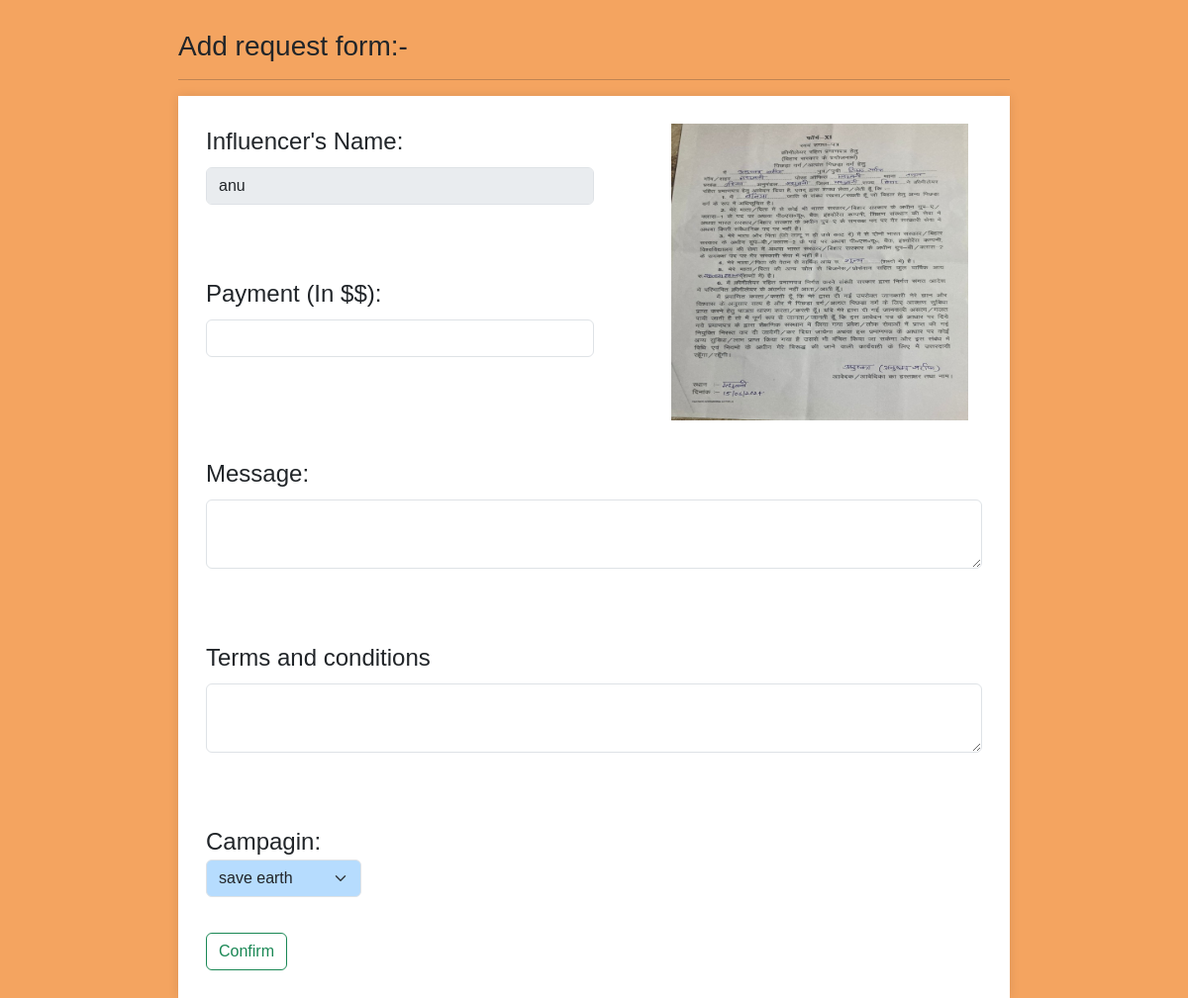
/sponser/adreq_sent/5, run on an earlier commit of the app's database.
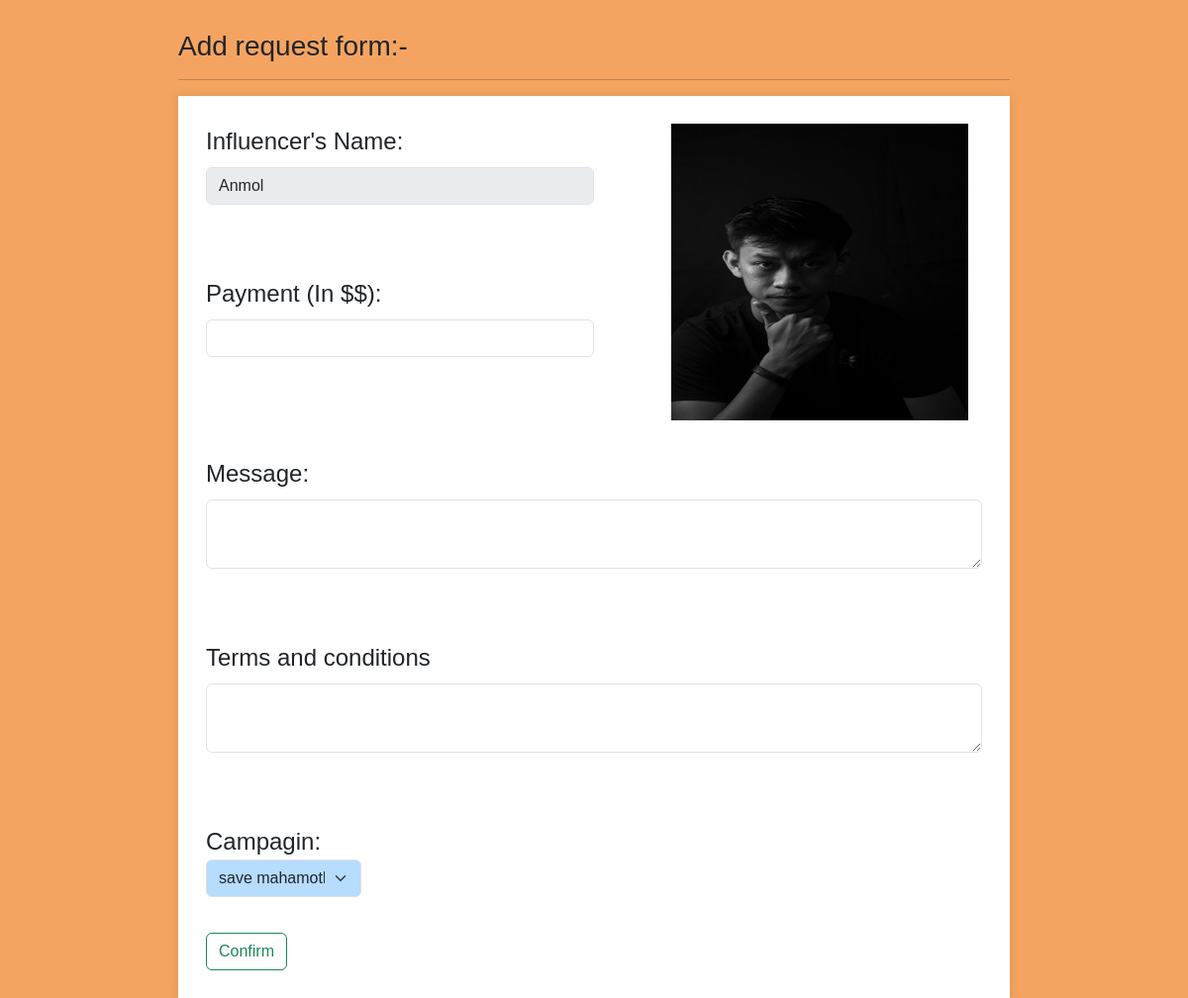
And on a later commit of the database.
### app.py (models this page shows)
class influencer(db.Model):
    __tablename__='influcener'
    influencer_id=db.Column(db.Integer,primary_key=True,autoincrement=True)
    name=db.Column(db.String,db.ForeignKey(user.username))
    Category=db.Column(db.String)
    Niche=db.Column(db.String)
    reach=db.Column(db.Integer)
    user_id=db.Column(db.Integer,db.ForeignKey(user.user_id))
    photo_path = db.Column(db.String)

### app.py (the view)
@app.route("/sponser/adreq_sent/<int:userid>",methods=["GET"])
def sent(userid):
    l=[]
    user_Data=db.session.query(influencer).filter(influencer.user_id==userid).first()
    campdata=db.session.query(campaigns).all()
    print(user_Data.name)
    for data in campdata:
        if data.Visibility=="visible":
            l.append(data)
    print(l)
    return render_template("add_req.html",l=l,user_Data=user_Data)

### templates/add_req.html (shortened to what this page needs)
<!DOCTYPE html>
<html lang="en">
<head>
    <link href="https://cdn.jsdelivr.net/npm/bootstrap@5.3.3/dist/css/bootstrap.min.css" rel="stylesheet">
    <link rel="stylesheet" href="\static\style.css">
</head>
<h3>Add request form:-</h3><hr>
<body class="det2">
    <form class="col g-3" method="POST" action="/sponser/adreq_sent/{{user_Data.influencer_id}}" >
        <div class="anmol1">
            <div class="col-md-6" id="name2222">
                <label for="inputCity" class="form-label">Influencer's Name: </label>
                <input type="text" disabled class="form-control" id="name" value="{{ user_Data.name }}" >
                <br>
                <br>
                <label for="inputCity" class="form-label">Payment (In $$):</label>
                <input type="number" class="form-control" id="name" value="" name="Payment">
            </div>
            <div class="anmol2">
                <img id="photos2"  src="{{ url_for('static', filename='uploads/' ~ user_Data.photo_path) }}">
            </div>
        </div>
        <br>
        <div class="col-md-6">
            <div class="text-break">
            <label for="inputCity" class="form-label">Message:</label>
            <textarea type="text" class="form-control" id="names" value="" name="message"></textarea>
            </div>
        </div><br>
        <div class="col-md-6 " >
            <div class="text-break">
                <label for="inputCity" class="form-label">Terms and conditions</label>
                <textarea type="text" class="form-control" id="names"  name="req"></textarea>
            </div>
        </div><br>
        <div class="dropdown">
            Campagin:
            <select name="camp" class="form-select" id="floatingSelect">
                {% for i in l %}
                <option value="{{ i.campaigns_id }}"> {{ i.name }} </option>
                {% endfor %}
            </select>
        </div><br>
        <div class="col-12">
            <button type="submit" class="btn btn-outline-success">Confirm</button>
        </div>
    </form>
</body>
</html>

What changed in the data, as far as the page shows it:
no longer on this page (row edited): influencer: name "anu", photo_path (picture)
now on this page (row edited): influencer: name "Anmol", photo_path (picture)
Also different on the page:
form field camp: "save earth" → "save mahamotki"
